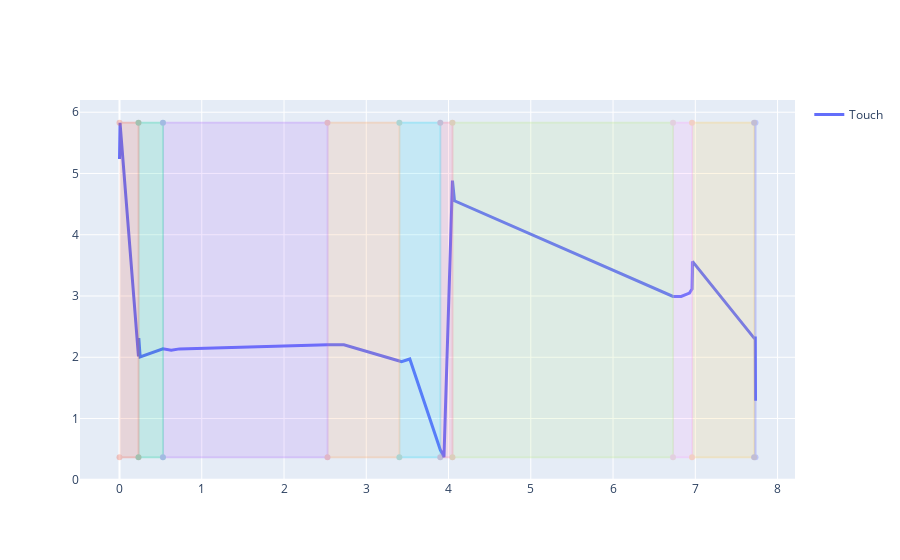

Notebook source saved alongside this figure:
### Code cell
import plotly.offline as pyo
import plotly.graph_objects as go
pyo.init_notebook_mode()

t = [x[0] for k in sorted_series for x in k[2]]
vac = [x[1]['vac'] for k in sorted_series for x in k[2]]
touch = [x[1]['touch'] for k in sorted_series for x in k[2]]
finger = [x[1]['finger'] for k in sorted_series for x in k[2]]


fig=go.Figure()

# fig.add_trace(
#     go.Scatter(
#         x=t,
#         y=vac,
#         name='Vacuum',
#         line=dict(width=3),
#     ),
    
# )

fig.add_trace(
    go.Scatter(
        x=t,
        y=touch,
        name='Touch',
        line=dict(width=3),
    ),
    
)

# for rect in rect_list:
#     x0 = rect['x0']
#     x1 = rect['x1']
#     y0 = min_vac
#     y1 = max_vac
#     fig.add_trace(
#         go.Scatter(
#             x=[x0,x1, x1, x0],
#             y=[y0,y0,y1,y1],
#             fill='toself',
#             showlegend=False,
#             name=rect['state'],
#             opacity=0.3,
#         )
#     )
    
for rect in rect_list:
    x0 = rect['x0']
    x1 = rect['x1']
    y0 = min_touch
    y1 = max_touch
    fig.add_trace(
        go.Scatter(
            x=[x0,x1, x1, x0],
            y=[y0,y0,y1,y1],
            fill='toself',
            showlegend=False,
            name=rect['state'],
            opacity=0.3,
        )
    )
print(fig)
fig.show()

### Figure 1 — Plotly figure (JSON) as saved in the notebook; plotly's stock layout.template omitted (floating-point values rounded to 4 significant figures)
{"data": [{"line": {"width": 3}, "name": "Touch", "type": "scatter", "x": [0, 0.00616, 0.006492, 0.2307, 0.2348, 0.251, 0.5282, 0.6286, 0.7293, 2.528, 2.629, 2.728, 3.402, 3.428, 3.529, 3.9, 3.929, 3.945, 4.048, 4.055, 4.073, 6.729, 6.828, 6.929, 6.96, 6.964, 6.965, 7.715, 7.728, 7.732], "y": [5.235, 5.531, 5.828, 2.016, 2.312, 2.005, 2.137, 2.115, 2.137, 2.203, 2.203, 2.203, 1.939, 1.928, 1.972, 0.4888, 0.4229, 0.3679, 4.883, 4.773, 4.554, 2.994, 2.994, 3.049, 3.115, 3.389, 3.565, 2.312, 2.312, 1.291]}, {"fill": "toself", "name": "state_pre_extend_move", "opacity": 0.3, "showlegend": false, "type": "scatter", "x": [0, 0.2307, 0.2307, 0], "y": [0.3679, 0.3679, 5.828, 5.828]}, {"fill": "toself", "name": "state_extend", "opacity": 0.3, "showlegend": false, "type": "scatter", "x": [0.2307, 0.5282, 0.5282, 0.2307], "y": [0.3679, 0.3679, 5.828, 5.828]}, {"fill": "toself", "name": "state_wait_fingers_settled", "opacity": 0.3, "showlegend": false, "type": "scatter", "x": [0.5282, 2.528, 2.528, 0.5282], "y": [0.3679, 0.3679, 5.828, 5.828]}, {"fill": "toself", "name": "state_get_finger_data", "opacity": 0.3, "showlegend": false, "type": "scatter", "x": [2.528, 3.402, 3.402, 2.528], "y": [0.3679, 0.3679, 5.828, 5.828]}, {"fill": "toself", "name": "state_retract", "opacity": 0.3, "showlegend": false, "type": "scatter", "x": [3.402, 3.9, 3.9, 3.402], "y": [0.3679, 0.3679, 5.828, 5.828]}, {"fill": "toself", "name": "state_close_schnoz_gap", "opacity": 0.3, "showlegend": false, "type": "scatter", "x": [3.9, 4.048, 4.048, 3.9], "y": [0.3679, 0.3679, 5.828, 5.828]}, {"fill": "toself", "name": "state_wait_vac_start", "opacity": 0.3, "showlegend": false, "type": "scatter", "x": [4.048, 6.729, 6.729, 4.048], "y": [0.3679, 0.3679, 5.828, 5.828]}, {"fill": "toself", "name": "state_vac_pull", "opacity": 0.3, "showlegend": false, "type": "scatter", "x": [6.729, 6.96, 6.96, 6.729], "y": [0.3679, 0.3679, 5.828, 5.828]}, {"fill": "toself", "name": "state_wait_empty_fingers_settled", "opacity": 0.3, "showlegend": false, "type": "scatter", "x": [6.96, 7.715, 7.715, 6.96], "y": [0.3679, 0.3679, 5.828, 5.828]}, {"fill": "toself", "name": "state_exit_tray_zone", "opacity": 0.3, "showlegend": false, "type": "scatter", "x": [7.715, 7.732, 7.732, 7.715], "y": [0.3679, 0.3679, 5.828, 5.828]}], "layout": {}}
